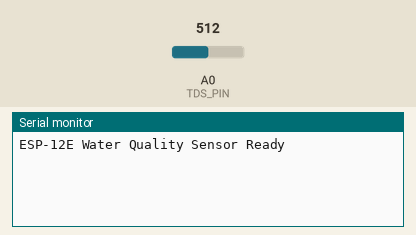
The sketch below on a simulated Arduino Uno, built with avr-gcc and run on an emulated ATmega328P. Shown: the last lines printed to the serial monitor. Inputs (shaded band) come from the test bench; at power-on: A0 (TDS_PIN) = 512.

Above: at 2.2 s.
2.3 s: A0 (TDS_PIN) set to 716
At 3.3 s:
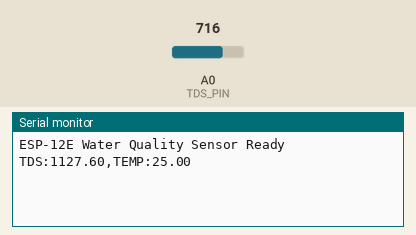
5.3 s: A0 (TDS_PIN) set to 900
At 7.6 s:
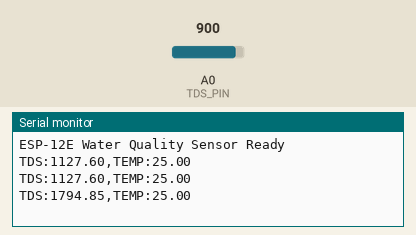

Measured:
- after the input at 2.3 s, the serial monitor: prints a new line after 0.70 s (image 1)
- after the input at 5.3 s, the serial monitor: prints a new line after 1.7 s (image 2)

The sketch:

ESP12E_WaterQuality.ino
```cpp
/*
 * ============================================================
 * ESP-12E / NodeMCU (ESP8266) - Water Quality Sensor Firmware
 * ============================================================
 * Board: "NodeMCU 1.0 (ESP-12E Module)" or "Generic ESP8266 Module"
 * Baud Rate: 115200
 *
 * Pin Connections:
 * - TDS Sensor Analog Output -> ESP-12E A0 (ADC0)
 * - TDS Sensor VCC           -> 3.3V (or 5V if NodeMCU VIN)
 * - TDS Sensor GND           -> GND
 *
 * Data Output Format:
 * TDS:<value>,TEMP:<value>
 * ============================================================
 */

#define TDS_PIN A0
#define VREF 3.3           // ESP-12E ADC reference voltage (NodeMCU has internal voltage divider to 3.3V)
#define SCOUNT 30          // Number of sample points for median filtering

int analogBuffer[SCOUNT];
int analogBufferTemp[SCOUNT];
int analogBufferIndex = 0;

// Default temperature (25 °C) or update with a live sensor (e.g., DS18B20 on D4)
float temperature = 25.0;

int getMedianNum(int bArray[], int iFilterLen) {
  int bTab[iFilterLen];
  for (byte i = 0; i < iFilterLen; i++)
    bTab[i] = bArray[i];
  int i, j, bTemp;
  for (j = 0; j < iFilterLen - 1; j++) {
    for (i = 0; i < iFilterLen - j - 1; i++) {
      if (bTab[i] > bTab[i + 1]) {
        bTemp = bTab[i];
        bTab[i] = bTab[i + 1];
        bTab[i + 1] = bTemp;
      }
    }
  }
  if ((iFilterLen & 1) > 0)
    bTemp = bTab[(iFilterLen - 1) / 2];
  else
    bTemp = (bTab[iFilterLen / 2] + bTab[iFilterLen / 2 - 1]) / 2;
  return bTemp;
}

void setup() {
  Serial.begin(115200);
  pinMode(TDS_PIN, INPUT);
  delay(1000);
  Serial.println("ESP-12E Water Quality Sensor Ready");
}

void loop() {
  static unsigned long analogSampleTimepoint = millis();
  if (millis() - analogSampleTimepoint > 40U) {     // Sample analog pin every 40ms
    analogSampleTimepoint = millis();
    analogBuffer[analogBufferIndex] = analogRead(TDS_PIN);
    analogBufferIndex++;
    if (analogBufferIndex == SCOUNT)
      analogBufferIndex = 0;
  }

  static unsigned long printTimepoint = millis();
  if (millis() - printTimepoint > 2000U) {          // Send data every 2 seconds
    printTimepoint = millis();
    for (byte i = 0; i < SCOUNT; i++)
      analogBufferTemp[i] = analogBuffer[i];

    // Read median analog value and convert to voltage
    float averageVoltage = getMedianNum(analogBufferTemp, SCOUNT) * (float)VREF / 1024.0;

    // Temperature compensation formula: fFinalResult(25^C) = fFinalResult(current)/(1.0+0.02*(fTP-25.0));
    float compensationCoefficient = 1.0 + 0.02 * (temperature - 25.0);
    float compensationVoltage = averageVoltage / compensationCoefficient;

    // Standard Gravity TDS formula:
    float tdsValue = (133.42 * pow(compensationVoltage, 3)
                    - 255.86 * pow(compensationVoltage, 2)
                    + 857.39 * compensationVoltage) * 0.5;

    if (tdsValue < 0) tdsValue = 0;

    // Format expected by Python AI Water Quality Dashboard:
    Serial.print("TDS:");
    Serial.print(tdsValue, 2);
    Serial.print(",TEMP:");
    Serial.println(temperature, 2);
  }
}
```
